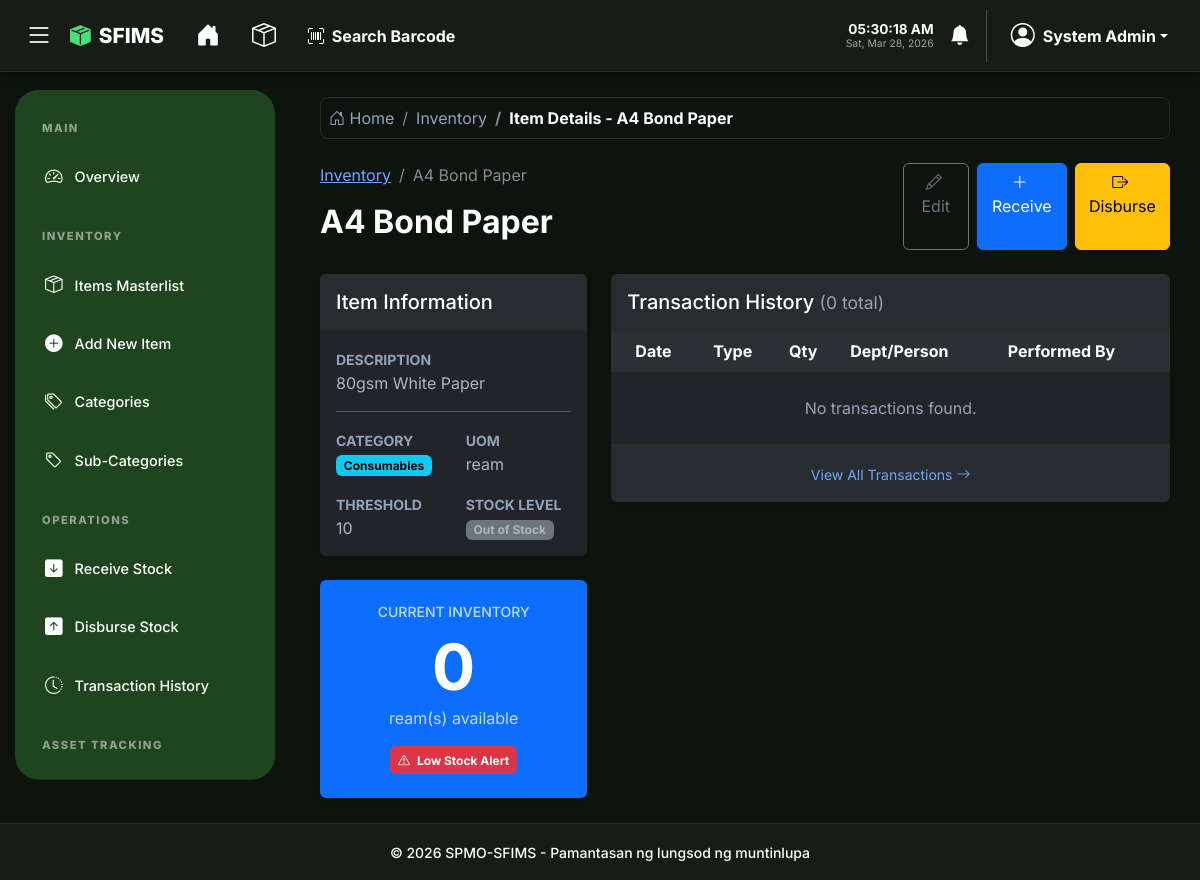
Page /inventory/item_details.php?id=10 (signed in) on the committed database.
### tables this page shows
CREATE TABLE IF NOT EXISTS items (
    id INT AUTO_INCREMENT PRIMARY KEY,
    name VARCHAR(255) NOT NULL,
    description TEXT,
    category_id INT,
    sub_category_id INT,
    uom VARCHAR(50) NOT NULL COMMENT 'Unit of Measure (pcs, box, etc.)',
    threshold_quantity INT DEFAULT 0,
    current_quantity INT DEFAULT 0,
    created_at TIMESTAMP DEFAULT CURRENT_TIMESTAMP,
    updated_at TIMESTAMP DEFAULT CURRENT_TIMESTAMP ON UPDATE CURRENT_TIMESTAMP,
    FOREIGN KEY (category_id) REFERENCES categories(id) ON DELETE SET NULL,
    FOREIGN KEY (sub_category_id) REFERENCES sub_categories(id) ON DELETE SET NULL
);

CREATE TABLE IF NOT EXISTS categories (
    id INT AUTO_INCREMENT PRIMARY KEY,
    name VARCHAR(100) NOT NULL UNIQUE,
    created_at TIMESTAMP DEFAULT CURRENT_TIMESTAMP
);

### inventory/item_details.php (the view, shortened to what the rows shown need)
<?php
require_once '../config/app.php';
$id = (int) ($_GET['id'] ?? 0);
$db = Database::getInstance();
$stmt = $db->prepare("SELECT i.*, c.name as category_name FROM items i LEFT JOIN categories c ON i.category_id = c.id WHERE i.id = ?");
$stmt->execute([$id]);
$item = $stmt->fetch();
$page_title = 'Item Details - ' . $item['name'];
require_once '../partials/header.php';
?>
<div class="row mb-4">
    <div class="col-md-8">
        <nav aria-label="breadcrumb">
            <ol class="breadcrumb">
                <li class="breadcrumb-item"><a href="items.php">Inventory</a></li>
                <li class="breadcrumb-item active">
                    <?php echo h($item['name']); ?>
                </li>
            </ol>
        </nav>
        <h2 class="fw-bold">
            <?php echo h($item['name']); ?>
        </h2>
    </div>
</div>
<div class="row g-4">
    <div class="col-lg-4">
        <div class="card shadow-sm border-0 mb-4">
            <div class="card-body">
                <div class="mb-3">
                    <label class="text-muted small text-uppercase fw-bold">Description</label>
                    <p class="mb-0">
                        <?php echo h($item['description'] ?: 'No description provided.'); ?>
                    </p>
                </div>
                <div class="row">
                    <div class="col-6 mb-3">
                        <p class="mb-0"><span class="badge bg-info text-dark">
                                <?php echo h($item['category_name']); ?>
                            </span></p>
                    </div>
                    <div class="col-6 mb-3">
                        <label class="text-muted small text-uppercase fw-bold">UOM</label>
                        <p class="mb-0">
                            <?php echo h($item['uom']); ?>
                        </p>
                    </div>
                </div>
                <div class="row">
                    <div class="col-6">
                        <label class="text-muted small text-uppercase fw-bold">Threshold</label>
                        <p class="mb-0">
                            <?php echo $item['threshold_quantity']; ?>
                        </p>
                    </div>
                </div>
            </div>
        </div>
        <div class="card shadow-sm border-0 bg-primary text-white">
            <div class="card-body text-center py-4">
                <h6 class="text-uppercase small mb-2 opacity-75">Current Inventory</h6>
                <h1 class="display-3 fw-bold mb-0">
                    <?php echo $item['current_quantity']; ?>
                </h1>
                <p class="mb-0 opacity-75">
                    <?php echo h($item['uom']); ?>(s) available
                </p>
                <?php if ($item['current_quantity'] <= $item['threshold_quantity']): ?>
                    <div class="mt-3 badge bg-danger p-2"><i class="bi bi-exclamation-triangle me-1"></i> Low Stock Alert
                    </div>
                <?php endif; ?>
            </div>
        </div>
    </div>
    <div class="col-lg-8">
        <div class="card shadow-sm border-0">
            <div class="card-body p-0">
                <div class="table-responsive">
                    <table class="table table-hover align-middle mb-0">
                        <thead class="bg-light">
                            <tr>
                                <th class="ps-4">Date</th>
                                <th>Type</th>
                                <th>Qty</th>
                                <th>Dept/Person</th>
                                <th>Performed By</th>
                            </tr>
                        </thead>
                    </table>
                </div>
            </div>
        </div>
    </div>
</div>
<?php require_once '../partials/footer.php'; ?>

### partials/header.php (shortened to what the rows shown need)
<!DOCTYPE html>
<html lang="en" data-theme="dark" data-bs-theme="dark">
<head>
    <link href="https://cdn.jsdelivr.net/npm/bootstrap@5.3.0/dist/css/bootstrap.min.css" rel="stylesheet">
    <link rel="stylesheet" href="https://cdn.jsdelivr.net/npm/bootstrap-icons@1.11.0/font/bootstrap-icons.css">
    <link href="https://cdn.jsdelivr.net/npm/select2@4.1.0-rc.0/dist/css/select2.min.css" rel="stylesheet" />
    <link href="https://cdn.jsdelivr.net/npm/select2-bootstrap-5-theme@1.3.0/dist/select2-bootstrap-5-theme.min.css" rel="stylesheet" />
</head>
<body>
    <?php if (is_logged_in()): ?>
    <div class="app-container">
            <?php
            $current_page = $_SERVER['PHP_SELF'];
            ?>
        <main class="main-content">
            <?php
            if (strpos($current_page, 'dashboard.php') === false):
                $page_title_display = isset($page_title) ? $page_title : 'Page';
                $section = 'Main';
                if (strpos($current_page, 'inventory/') !== false || strpos($current_page, 'items_add.php') !== false || strpos($current_page, 'categories.php') !== false) {
                    if (strpos($current_page, 'transactions.php') !== false) $section = 'Operations';
                    else $section = 'Inventory';
                } elseif (strpos($current_page, 'staff/receive.php') !== false || strpos($current_page, 'staff/disburse.php') !== false) {
                    $section = 'Operations';
                } elseif (strpos($current_page, 'assets.php') !== false) {
                    $section = 'Asset Tracking';
                } elseif (strpos($current_page, 'reports.php') !== false) {
                    $section = 'Reports';
                } elseif (strpos($current_page, 'admin/') !== false && strpos($current_page, 'audit_logs.php') === false) {
                    $section = 'Administration';
                } elseif (strpos($current_page, 'audit_logs.php') !== false) {
                    $section = 'System';
                } elseif (strpos($current_page, 'profile.php') !== false) {
                    $section = 'Settings';
                }
            ?>
            <nav aria-label="breadcrumb" class="mb-4">
                <ol class="breadcrumb small mb-0 p-2 rounded-3" style="background: rgba(0,0,0,0.03); border: 1px solid var(--sfims-border);">
                    <li class="breadcrumb-item"><a href="<?php echo BASE_URL; ?>dashboard.php" class="text-decoration-none text-muted"><i class="bi bi-house-door"></i> Home</a></li>
                    <li class="breadcrumb-item text-muted"><?php echo $section; ?></li>
                    <li class="breadcrumb-item active fw-bold text-accent" aria-current="page"><?php echo $page_title_display; ?></li>
                </ol>
            </nav>
            <?php endif; ?>
    <?php endif; ?>

### rows in the picture
items: name "Item Details - A4 Bond Paper", name "A4 Bond Paper", description "80gsm White Paper", category.name "Consumables", uom "ream", threshold_quantity "10", current_quantity "0"

### other values in the picture
$_SESSION['full_name'] "System Admin"
$section "Inventory"
$total_transactions "0"
